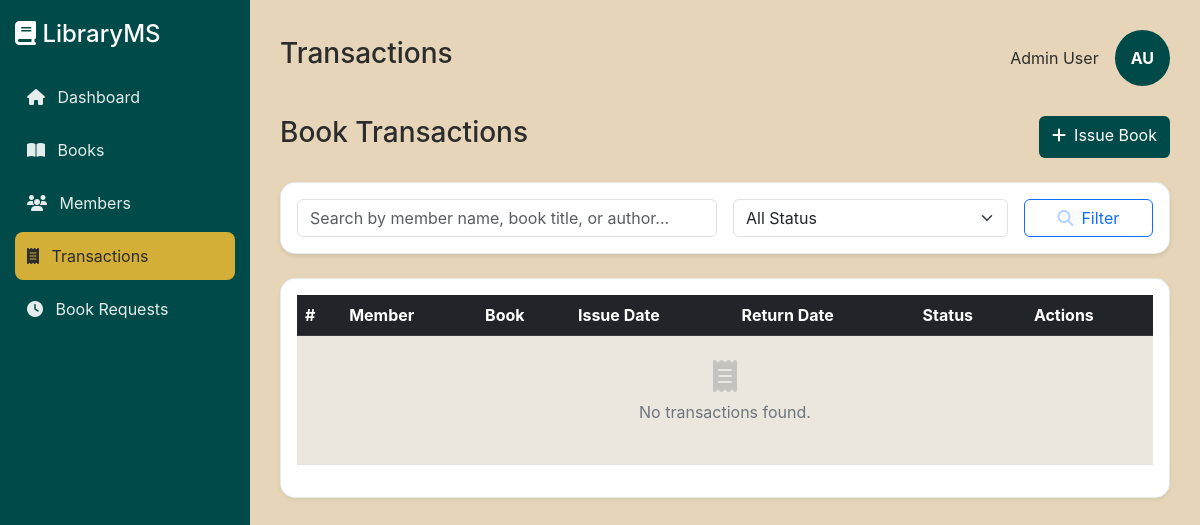
The page /admin-panel/transactions/ on the database as committed earlier.
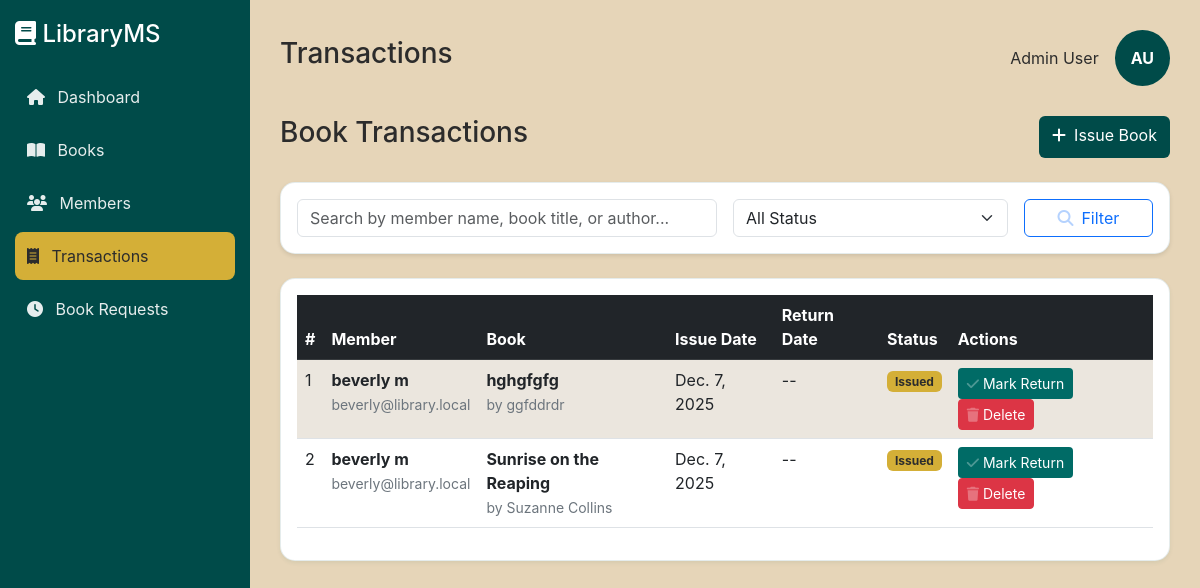
The same page on the database as committed later.
### Admin/models.py (models this page shows, shortened)
class Transaction(models.Model):
    STATUS_CHOICES = (
        ('Issued', 'Issued'),
        ('Returned', 'Returned'),
    )
    member = models.ForeignKey(Member, on_delete=models.CASCADE)
    book = models.ForeignKey(Book, on_delete=models.CASCADE)
    book_request = models.OneToOneField(BookRequest, on_delete=models.SET_NULL, null=True, blank=True)
    issue_date = models.DateField(auto_now_add=True)
    return_date = models.DateField(blank=True, null=True)
    status = models.CharField(max_length=20, choices=STATUS_CHOICES, default='Issued')

class Member(models.Model):
    user = models.OneToOneField(User, on_delete=models.CASCADE, null=True, blank=True)
    full_name = models.CharField(max_length=200)
    email = models.EmailField(unique=True)
    phone = models.CharField(max_length=20)
    address = models.CharField(max_length=255, blank=True)
    date_joined = models.DateField(default=timezone.now)

class Book(models.Model):
    CATEGORY_CHOICES = (
        ('Fiction', 'Fiction'),
        ('Non-Fiction', 'Non-Fiction'),
        ('Science Fiction', 'Science Fiction'),
        ('Fantasy', 'Fantasy'),
        ('Mystery', 'Mystery'),
        ('Romance', 'Romance'),
        ('History', 'History'),
        ('Biography', 'Biography'),
        ('Science', 'Science'),
        ('Technology', 'Technology'),
        ('Programming', 'Programming'),
        ('Business', 'Business'),
        ('Education', 'Education'),
        ('Philosophy', 'Philosophy'),
        ('Literature', 'Literature'),
        ('Other', 'Other'),
    )
    title = models.CharField(max_length=200)
    author = models.CharField(max_length=100)
    isbn = models.CharField(max_length=13, unique=True)
    published_date = models.DateField()
    available_copies = models.IntegerField(default=0)
    category = models.CharField(max_length=50, choices=CATEGORY_CHOICES, default='Other')
    description = models.TextField(blank=True, null=True, help_text="Brief description of the book")
    image = models.ImageField(upload_to='book_images/', blank=True, null=True)

### Admin/views.py (the view)
# urls.py: path('transactions/', views.transactions, name="transactions"),
def transactions(request):
    search_query = request.GET.get('search', '')
    status_filter = request.GET.get('status', '')
    all_transactions = Transaction.objects.all().order_by('-issue_date')
    if search_query:
        all_transactions = all_transactions.filter(
            Q(member__full_name__icontains=search_query) |
            Q(book__title__icontains=search_query) |
            Q(book__author__icontains=search_query)
        )
    if status_filter:
        all_transactions = all_transactions.filter(status=status_filter)
    return render(request, 'transactions.html', {
        'transactions': all_transactions,
        'search_query': search_query,
        'status_filter': status_filter
    })

### Admin/templates/transactions.html (shortened to what this page needs)
{% extends 'base.html' %}
{% block page_title %}Transactions{% endblock %}
{% block content %}
<div class="d-flex justify-content-between mb-4">
    <h3>Book Transactions</h3>
    <a href="{% url 'issue_book' %}" class="btn" style="background-color: #004B49; color: white;">
        <i class="fa-solid fa-plus me-2"></i>Issue Book
    </a>
</div>
<div class="card mb-4">
    <div class="card-body">
        <form method="GET" action="{% url 'transactions' %}" class="row g-3">
            <div class="col-md-6">
                <input type="text" name="search" class="form-control" placeholder="Search by member name, book title, or author..." value="{{ search_query }}">
            </div>
            <div class="col-md-4">
                <select name="status" class="form-select">
                    <option value="">All Status</option>
                </select>
            </div>
            <div class="col-md-2">
                <button type="submit" class="btn btn-outline-primary w-100">
                    <i class="fa-solid fa-search me-2"></i>Filter
                </button>
            </div>
        </form>
    </div>
</div>
<div class="card shadow-sm">
    <div class="card-body">
        <div class="table-responsive">
            <table class="table table-striped table-hover">
                <thead class="table-dark">
                    <tr>
                        <th>#</th>
                        <th>Member</th>
                        <th>Book</th>
                        <th>Issue Date</th>
                        <th>Return Date</th>
                        <th>Status</th>
                        <th>Actions</th>
                    </tr>
                </thead>
                <tbody>
                    {% for t in transactions %}
                    <tr>
                        <td>{{ forloop.counter }}</td>
                        <td><strong>{{ t.member.full_name }}</strong><br><small class="text-muted">{{ t.member.email }}</small></td>
                        <td><strong>{{ t.book.title }}</strong><br><small class="text-muted">by {{ t.book.author }}</small></td>
                        <td>{{ t.issue_date }}</td>
                        <td>{{ t.return_date|default:"--" }}</td>
                        <td>
                            {% if t.status == "Issued" %}
                                <span class="badge bg-warning">Issued</span>
                            {% else %}
                                <span class="badge bg-success">Returned</span>
                            {% endif %}
                        </td>
                        <td>
                            {% if t.status == "Issued" %}
                <a href="{% url 'return_book' t.id %}" class="btn btn-sm" style="background-color: #006B66; color: white;"
                   onclick="return confirm('Mark this book as returned?')">
                    <i class="fa-solid fa-check me-1"></i>Mark Return
                </a>
                            {% endif %}
                            <a href="{% url 'delete_transaction' t.id %}"
                               class="btn btn-sm btn-danger"
                               onclick="return confirm('Are you sure you want to delete this transaction?')">
                                <i class="fa-solid fa-trash me-1"></i>Delete
                            </a>
                        </td>
                    </tr>
                    {% empty %}
                    <tr>
                        <td colspan="7" class="text-center py-4">
                            <i class="fa-solid fa-receipt fa-2x text-muted mb-2"></i>
                            <p class="text-muted">No transactions found.</p>
                        </td>
                    </tr>
                    {% endfor %}
                </tbody>
            </table>
        </div>
    </div>
</div>
{% endblock %}

### Admin/templates/base.html (shortened to what this page needs)
<!DOCTYPE html>
<html lang="en">
<head>
    <link href="https://cdn.jsdelivr.net/npm/bootstrap@5.3.0/dist/css/bootstrap.min.css" rel="stylesheet">
    <link rel="stylesheet" href="https://cdnjs.cloudflare.com/ajax/libs/font-awesome/6.5.0/css/all.min.css">
    {% load static %}
    <link rel="stylesheet" href="{% static 'css/main.css' %}">
</head>
<body>
    <div class="sidebar">
        <h4 class="mb-4"><i class="fa-solid fa-book"></i> LibraryMS</h4>
        <a href="{% url 'dashboard' %}" class="{% if request.path == '/' %}active{% endif %}">
            <i class="fa-solid fa-house me-2"></i> Dashboard
        </a>
        <a href="{% url 'admin' %}" class="{% if '/books' in request.path %}active{% endif %}">
            <i class="fa-solid fa-book-open me-2"></i> Books
        </a>
        <a href="{% url 'members' %}" class="{% if '/members' in request.path %}active{% endif %}">
            <i class="fa-solid fa-users me-2"></i> Members
        </a>
        <a href="{% url 'transactions' %}" class="{% if '/transactions' in request.path %}active{% endif %}">
            <i class="fa-solid fa-receipt me-2"></i> Transactions
        </a>
        <a href="{% url 'book_requests' %}" class="{% if '/book-requests' in request.path %}active{% endif %}">
            <i class="fa-solid fa-clock me-2"></i> Book Requests
        </a>
    </div>
    <div class="content">
        <div class="topbar">
            <h3>{% block page_title %}{% endblock %}</h3>
            <div class="d-flex align-items-center">
                <span class="me-3">Admin User</span>
                <div class="rounded-circle bg-primary text-white p-3 fw-bold">
                    AU
                </div>
            </div>
        </div>
        {% block content %}
        {% endblock %}
    </div>
</body>
</html>

### static/css/main.css (style rules this page uses)
:root { --primary-color: #004B49; --background-color: #E6D5B8; --accent-color: #D4AF37; --text-color: #2C2C2C; --primary-light: #006B66; --primary-dark: #00332F; --accent-light: #E5C866; --accent-dark: #B8941F; }
body { background-color: var(--background-color); color: var(--text-color); font-family: -apple-system, BlinkMacSystemFont, 'Segoe UI', Roboto, 'Helvetica Neue', Arial, sans-serif; }
.bg-primary { background-color: var(--primary-color) !important; }
.bg-warning { background-color: var(--accent-color) !important; }
.card { background-color: white; border: 1px solid rgba(0, 75, 73, 0.1); box-shadow: 0 2px 4px rgba(0, 0, 0, 0.1); }
.badge.bg-warning { background-color: var(--accent-color) !important; color: var(--text-color); }
.table-dark { background-color: var(--primary-color); color: white; }
.table-striped > tbody > tr:nth-of-type(odd) > td { background-color: rgba(230, 213, 184, 0.3); }
a { color: var(--primary-color); }
.sidebar { background-color: var(--primary-color) !important; color: white; }
.sidebar a { color: rgba(255, 255, 255, 0.9); }
.sidebar a:hover, .sidebar a.active { background-color: var(--accent-color); color: var(--text-color); }
.content { background-color: var(--background-color); }
.text-muted { color: #6c757d !important; }
.shadow-sm { box-shadow: 0 0.125rem 0.25rem rgba(0, 75, 73, 0.075) !important; }

### Admin/templates/base.html (style rules this page uses)
body { display: flex; height: 100vh; overflow: hidden; }
.sidebar { width: 250px; background: #004B49; color: white; padding: 20px 15px; }
.sidebar a { color: rgba(255, 255, 255, 0.9); text-decoration: none; display: block; padding: 12px; margin-bottom: 5px; border-radius: 8px; transition: all 0.3s; }
.sidebar a.active, .sidebar a:hover { background: #D4AF37; color: #2C2C2C; }
.content { flex: 1; padding: 30px; overflow-y: auto; background: #E6D5B8; }
.topbar { display: flex; justify-content: space-between; align-items: center; margin-bottom: 30px; }
.topbar h3 { color: #2C2C2C; }
.card { border-radius: 15px; position: relative; }
.card i { opacity: 0.3; }
.rounded-circle.bg-primary { background-color: #004B49 !important; }

Rows that differ between the two databases and show on the page:
added Transaction: member.full_name "beverly m", member.email "beverly@library.local", book "hghgfgfg", book.author "ggfddrdr", issue_date "Dec. 7, 2025", return_date "--", status "Issued"
added Transaction: member.full_name "beverly m", member.email "beverly@library.local", book "Sunrise on the Reaping", book.author "Suzanne Collins", issue_date "Dec. 7, 2025", return_date "--", status "Issued"
Other text that changed with them:
text no longer shown: "No transactions found."
